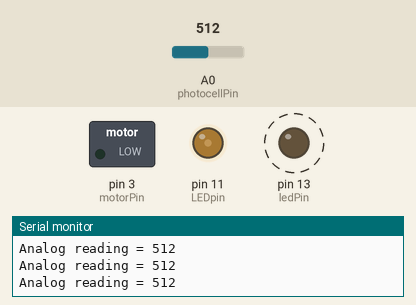
This sketch was run on a simulated Arduino Uno, built with avr-gcc and run on an emulated ATmega328P. Shown: switched loads named in the sketch (green lamp = pin HIGH), output pins drawn as LEDs (lit = HIGH), the last lines printed to the serial monitor. Dashed ring = blinking. The inputs (shaded band) are chosen by the test bench; at power-on: A0 (photocellPin) = 512.

Above: at 1.1 s.
1.5 s: A0 (photocellPin) set to 716
At 2.1 s:
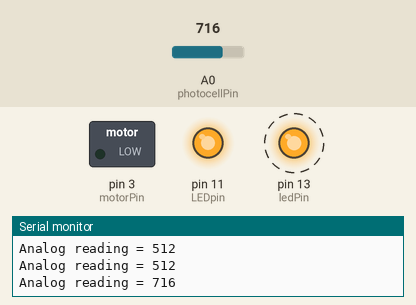
4.5 s: A0 (photocellPin) set to 900
At 4.9 s:
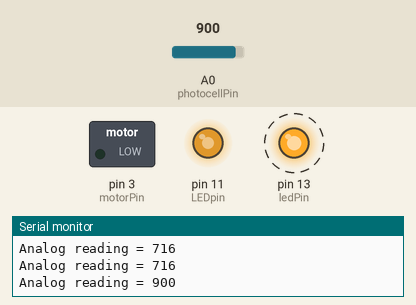
7.5 s: A0 (photocellPin) set to 511
At 8.11 s:
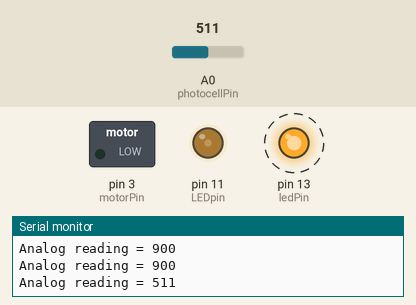
Timing chart, 0 to 16.5 s (numbered marks = the images above; inputs shaded):
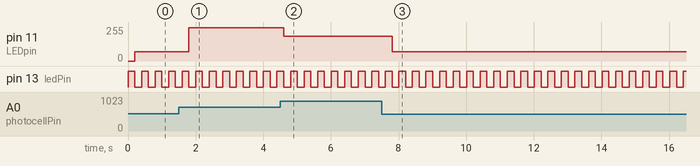

Measured:
- after the input at 1.5 s, pin 11 (LEDpin): 68/255 → 251/255 after 0.30 s
- after the input at 4.5 s, pin 11 (LEDpin): 251/255 → 184/255 after 0.11 s
- after the input at 7.5 s, pin 11 (LEDpin): 184/255 → 68/255 after 0.31 s
- by itself, pin 13 (ledPin): alternates HIGH for 0.20 s and LOW for 0.20 s

The sketch:

motor.ino
```cpp
// Blink
int ledPin = 13;
int motorPin = 3;
int photocellPin = 0; // the cell and 10K pulldown are connected to a0
int photocellReading; // the analog reading from the sensor divider
int LEDpin = 11;      // connect Red LED to pin 11 (PWM pin)
int LEDbrightness;    //

void setup(void) {
  pinMode(ledPin, OUTPUT);
  pinMode(motorPin, OUTPUT);
  Serial.begin(9600);
  while ( ! Serial);
  Serial.println("setup");
}

void led(int time) {
  digitalWrite(ledPin, HIGH); delay(time);
  digitalWrite(ledPin, LOW);
}
void motor(int speed) {
  analogWrite(motorPin, speed); delay(1000);
}

void loop() {
  led(200);
  photocellReading = analogRead(photocellPin);
  Serial.print("Analog reading = ");
  Serial.println(photocellReading); // the raw analog reading
  // LED gets brighter the darker it is at the sensor
  // that means we have to -invert- the reading from 0-1023 back to 1023-0
  //photocellReading = 1023 - photocellReading;
  photocellReading = 700 - photocellReading;
  //now we have to map 0-1023 to 0-255 since thats the range analogWrite uses
  LEDbrightness = map(photocellReading, 0, 700, 0, 255);
  analogWrite(LEDpin, LEDbrightness);
  delay(200);
}
```
